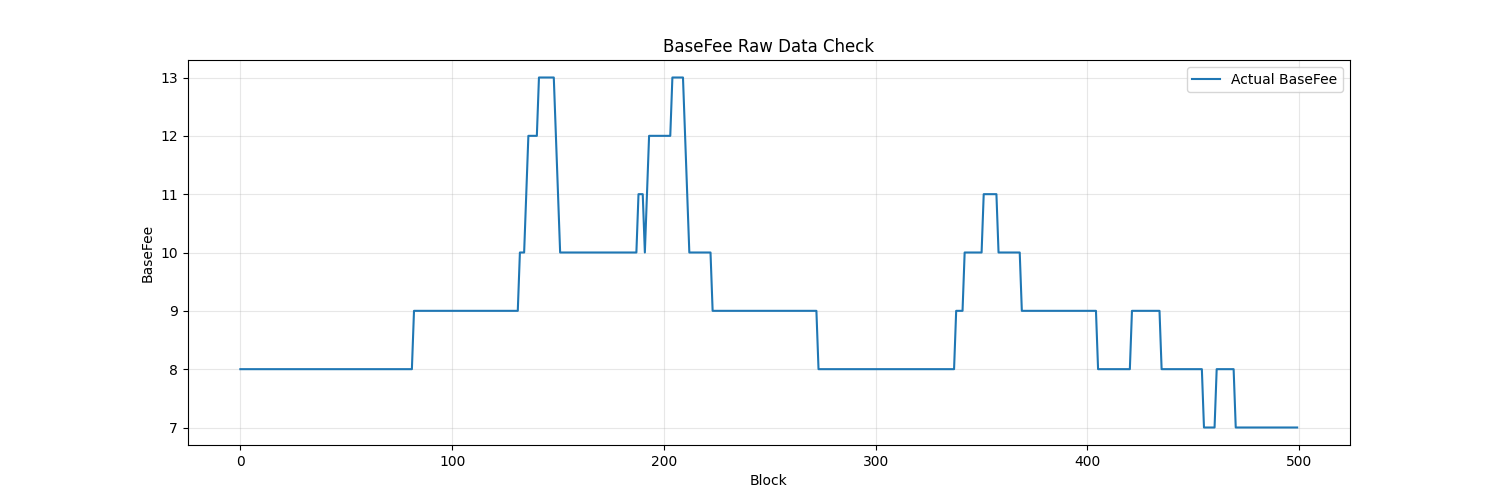

This figure's Python source:

import pandas as pd
import matplotlib.pyplot as plt

def main():
    # Load data
    df = pd.read_csv(r'd:\SKRIPSI\gas-ml\data\blocks.csv')
    
    # Check first few values
    print("First 10 values:")
    print(df['baseFeePerGas'].head(10))
    
    # Plot
    plt.figure(figsize=(15, 5))
    plt.plot(df['baseFeePerGas'].iloc[:500], label='Actual BaseFee')
    plt.title('BaseFee Raw Data Check')
    plt.xlabel('Block')
    plt.ylabel('BaseFee')
    plt.grid(True, alpha=0.3)
    plt.legend()
    plt.savefig(r'd:\SKRIPSI\gas-ml\repro_plot.png')
    print("Plot saved to repro_plot.png")

if __name__ == "__main__":
    main()
